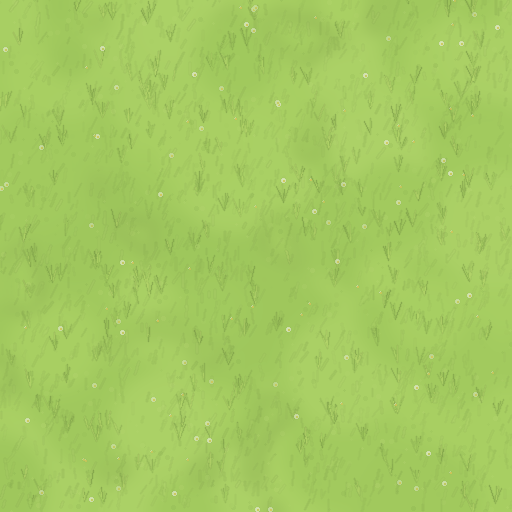
#> input picture assets/surface_sources/potager_texture_herbe_source.png, 512 x 512 px; the run also reads 1 picture not shown here
$ python fix_new_da_ground.py
#> lines starting #> are read from the running program, lines starting #| are printed output that depends on the picture
#!/usr/bin/env python3

from __future__ import annotations

from pathlib import Path

from PIL import Image, ImageChops, ImageEnhance, ImageFilter, ImageStat


ROOT = Path(__file__).resolve().parents[1]

SPRITES = ROOT / "assets" / "sprites"
SURFACE = ROOT / "assets" / "surface_sources"

GRASS_TEXTURE = SURFACE / "potager_texture_herbe_source.png"
EARTH_TEXTURE = SURFACE / "potager_texture_terre_cultivee_source.png"
SKIRT_TEXTURE = SURFACE / "potager_texture_bordure_terre_source.png"


def require(path: Path):
    if not path.exists():
        raise SystemExit(f"Fichier manquant : {path}")


def normalized_material(
    source: Image.Image,
    target_rgb: tuple[int, int, int],
    detail_strength: float,
) -> Image.Image:
    """
    Produit UNE matière 80x40 commune à toute la famille.

    On conserve un peu de détail de la texture source, mais toutes les tiles
    partagent exactement la même luminosité moyenne.
    """

    source = source.convert("RGB")

    # Grande zone de la texture pour éviter de capturer un motif local fort.
    w, h = source.size

    crop_w = min(w, 400)
    crop_h = min(h, 200)

    left = (w - crop_w) // 2
    top = (h - crop_h) // 2

    crop = source.crop(
        (
            left,
            top,
            left + crop_w,
            top + crop_h,
        )
    )

    # Le downsampling adoucit fortement le bruit.
    crop = crop.resize(
        (80, 40),
        Image.Resampling.LANCZOS,
    )

    stat = ImageStat.Stat(crop)
    means = stat.mean

    out = Image.new("RGBA", (80, 40), (0, 0, 0, 255))

    src = crop.load()
    dst = out.load()

    for y in range(40):
        for x in range(80):
            r, g, b = src[x, y]

            values = (r, g, b)

            rgb = []

            for channel in range(3):
                deviation = values[channel] - means[channel]

                value = (
                    target_rgb[channel]
                    + deviation * detail_strength
                )

                rgb.append(
                    max(
                        0,
                        min(
                            255,
                            round(value),
                        ),
                    )
                )

            dst[x, y] = (
                rgb[0],
                rgb[1],
                rgb[2],
                255,
            )

    return out


# [119 lines left out: functions recolor_from_mask, add_clipped_skirt_depth, add_subtle_soil_depth, not called in this run]


def main():
    require(GRASS_TEXTURE)
    require(EARTH_TEXTURE)
    require(SKIRT_TEXTURE)

    grass_source = Image.open(
        GRASS_TEXTURE
    ).convert("RGBA")
#> grass_source is the input picture: PIL image 512x512 RGBA; mean R, G, B, A 163.1, 201.5, 95.7, 255

    earth_source = Image.open(
        EARTH_TEXTURE
    ).convert("RGBA")
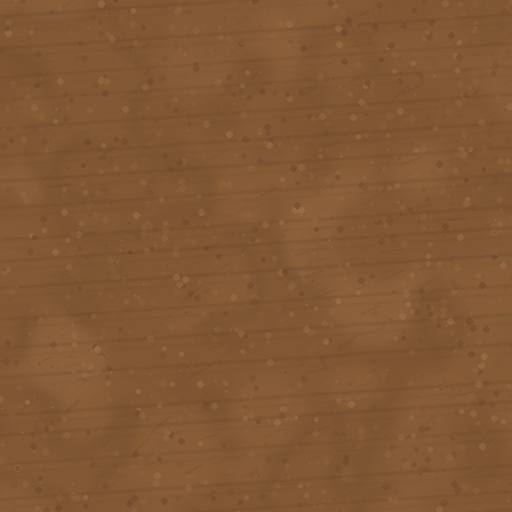
#> input picture assets/surface_sources/potager_texture_terre_cultivee_source.png, 512 x 512 px
#> earth_source is the input picture: PIL image 512x512 RGBA; mean R, G, B, A 129.7, 88, 52.6, 255

    skirt_source = Image.open(
        SKIRT_TEXTURE
    ).convert("RGBA")

    # ------------------------------------------------------------
    # Palette cible inspirée directement de la nouvelle DA.
    #
    # Important :
    # on veut surtout éviter que des tiles voisines aient des
    # moyennes différentes.
    # ------------------------------------------------------------

    grass_material = normalized_material(
        grass_source,
        target_rgb=(166, 205, 96),
        detail_strength=0.24,
    )
#> in normalized_material, `crop = source.crop( ( left, top, left + crop_w, top + crop_h, ) )`:
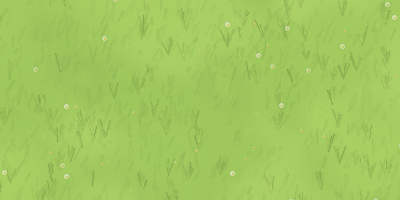
#> crop: PIL image 400x200 RGB; mean R, G, B 161.3, 200.1, 94.4
#> in normalized_material, `means = stat.mean`: means = [161.3, 200.1, 94.35]

    earth_material = normalized_material(
        earth_source,
        target_rgb=(132, 88, 52),
        detail_strength=0.28,
    )
#> call 2 of normalized_material, with target_rgb = (132, 88, 52), detail_strength = 0.28
#> in normalized_material (call 2), `crop = source.crop( ( left, top, left + crop_w, top + crop_h, ) )`:
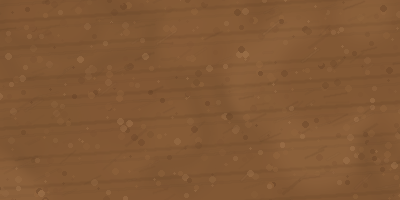
#> crop: PIL image 400x200 RGB; mean R, G, B 129.9, 88.2, 52.8
#> in normalized_material (call 2), `means = stat.mean`: means = [129.9, 88.19, 52.77]

    skirt_material = normalized_material(
        skirt_source,
        target_rgb=(119, 75, 44),
        detail_strength=0.30,
    )
#> call 3 of normalized_material, with target_rgb = (119, 75, 44), detail_strength = 0.3
#> in normalized_material (call 3), `source = source.convert("RGB")`:
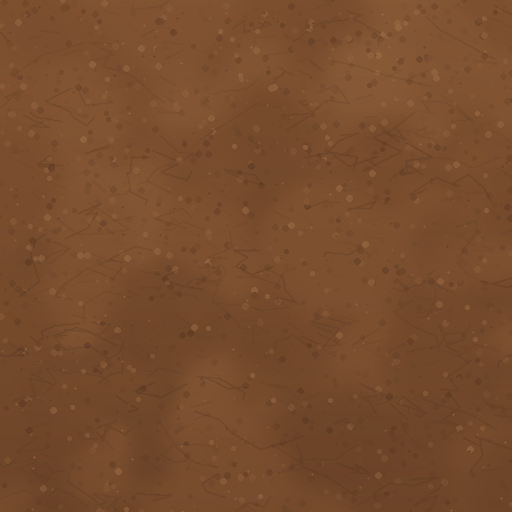
#> source: PIL image 512x512 RGB; mean R, G, B 120, 76.7, 45.7
#> in normalized_material (call 3), `crop = source.crop( ( left, top, left + crop_w, top + crop_h, ) )`:
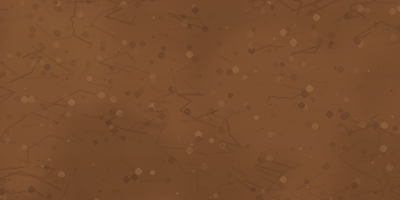
#> crop: PIL image 400x200 RGB; mean R, G, B 120.8, 77.3, 46.1
#> in normalized_material (call 3), `means = stat.mean`: means = [120.8, 77.33, 46.11]

    print("NEW DA — FIX GROUND")
    print("===================")

    # ------------------------------------------------------------
    # 1. GRASS EDGES
    # ------------------------------------------------------------

    for i in range(12):
        production = (
            SPRITES
            / f"commun_sol_bordure_herbe_tile_{i:02}.png"
        )

        candidate = (
            SPRITES
            / f"potager_newda_sol_bordure_herbe_tile_{i:02}.png"
        )

        require(production)

        recolor_from_mask(
            production,
            candidate,
            grass_material,
        )

        print(
            f"✓ grass edge {i:02}"
        )

    # ------------------------------------------------------------
    # 2. FULL GRASS
    # ------------------------------------------------------------

    for i in range(5):
        production = (
            SPRITES
            / f"commun_sol_herbe_tile_{i:02}.png"
        )

        candidate = (
            SPRITES
            / f"potager_newda_sol_herbe_tile_{i:02}.png"
        )

        require(production)

        recolor_from_mask(
            production,
            candidate,
            grass_material,
        )

        print(
            f"✓ grass {i:02}"
        )

    # ------------------------------------------------------------
    # 3. CULTIVATED EARTH
    # ------------------------------------------------------------

    for i in range(11):
        production = (
            SPRITES
            / f"commun_sol_terre_tile_{i:02}.png"
        )

        candidate = (
            SPRITES
            / f"potager_newda_sol_terre_tile_{i:02}.png"
        )

        require(production)

        recolor_from_mask(
            production,
            candidate,
            earth_material,
        )

        current = Image.open(
            candidate
        ).convert("RGBA")

        current = add_subtle_soil_depth(
            current
        )

        current.save(
            candidate,
            "PNG",
            optimize=True,
        )

        print(
            f"✓ earth {i:02}"
        )

    # ------------------------------------------------------------
    # 4. EARTH SKIRT
    # ------------------------------------------------------------

    for i in range(6):
        production = (
            SPRITES
            / f"commun_sol_tranche_terre_tile_{i:02}.png"
        )

        candidate = (
            SPRITES
            / f"potager_newda_sol_tranche_terre_tile_{i:02}.png"
        )

        require(production)

        recolor_from_mask(
            production,
            candidate,
            skirt_material,
        )

        current = Image.open(
            candidate
        ).convert("RGBA")

        current = add_clipped_skirt_depth(
            current
        )

        current.save(
            candidate,
            "PNG",
            optimize=True,
        )

        print(
            f"✓ skirt {i:02}"
        )

    # ------------------------------------------------------------
    # Absolute alpha validation
    # ------------------------------------------------------------

    print()
    print("Validation alpha...")

    groups = [
        (
            "commun_sol_bordure_herbe_tile_",
            "potager_newda_sol_bordure_herbe_tile_",
            12,
        ),
        (
            "commun_sol_herbe_tile_",
            "potager_newda_sol_herbe_tile_",
            5,
        ),
        (
            "commun_sol_terre_tile_",
            "potager_newda_sol_terre_tile_",
            11,
        ),
        (
            "commun_sol_tranche_terre_tile_",
            "potager_newda_sol_tranche_terre_tile_",
            6,
        ),
    ]

    for old_prefix, new_prefix, count in groups:
        for i in range(count):
            old = Image.open(
                SPRITES
                / f"{old_prefix}{i:02}.png"
            ).convert("RGBA")

            new = Image.open(
                SPRITES
                / f"{new_prefix}{i:02}.png"
            ).convert("RGBA")

            diff = ImageChops.difference(
                old.getchannel("A"),
                new.getchannel("A"),
            )

            if diff.getbbox() is not None:
                raise RuntimeError(
                    f"Alpha changé sur "
                    f"{new_prefix}{i:02}.png"
                )

    print("✅ Alpha identique à la géométrie production.")
    print()
    print("✅ Plus aucun rectangle semi-transparent possible.")
    print("✅ Toutes les tiles d'herbe partagent la même matière.")
    print("✅ Toutes les tiles de terre partagent la même matière.")
    print()
    print("Recharge potager_diorama_v1.tmx dans Tiled.")


if __name__ == "__main__":
#> (the run stopped early here; a loop or call above may not have finished)
